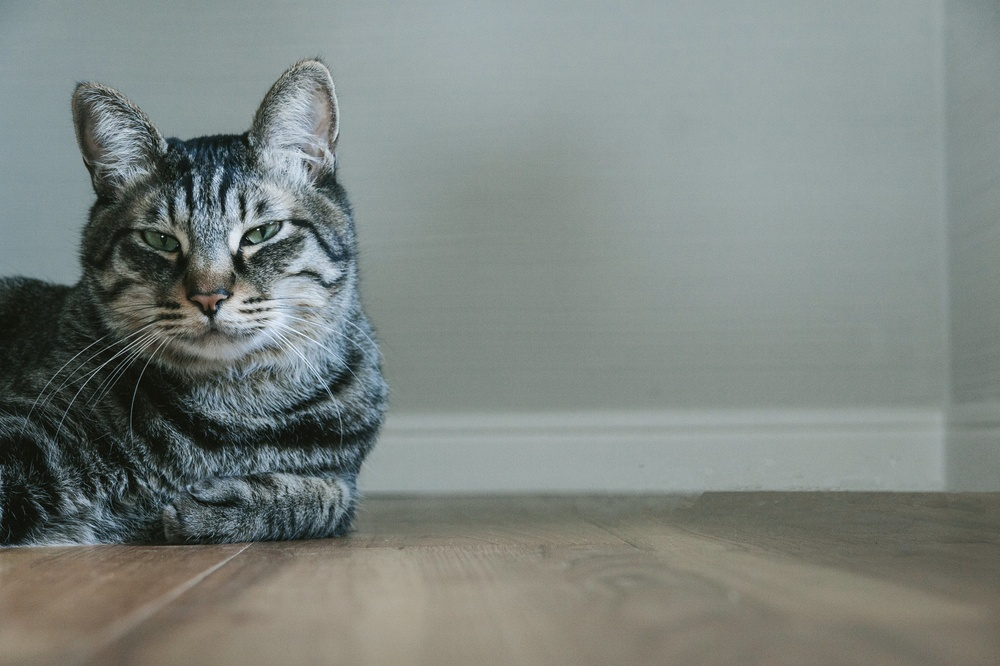
%> input picture org_img/NEKO.jpg, 1000 x 666 px, shrunk from 1600 x 1066 before the run
$ octave kadai3.m   (GNU Octave 9; MATLAB toolbox functions it lacks are replaced by stand-ins)
%> lines starting %> are read from the running program, lines starting %| are printed output that depends on the picture; in (x1, y1, x2, y2) boxes, pixels count from 0 and x2, y2 are one past the last pixel; in counts of white or black regions, pixels touching at a corner belong together; the program's own positions count from 1
% 課題３　閾値処理
% 閾値を4パターン設定し,閾値処理た画像を示せ．

clear; % 変数のオールクリア

ORG=imread('org_img/NEKO.jpg'); % 原画像の入力
%> ORG is the input picture: size 666x1000x3 uint8; mean R, G, B 125.2, 132.5, 128.2
ORG= rgb2gray(ORG); % カラー画像を白黒濃淡画像へ変換
%> ORG: size 666x1000 uint8
imagesc(ORG); colormap(gray); colorbar; % 画像の表示
pause;

IMG = ORG > 64; % 輝度値が64以上の画素を1，その他を0に変換
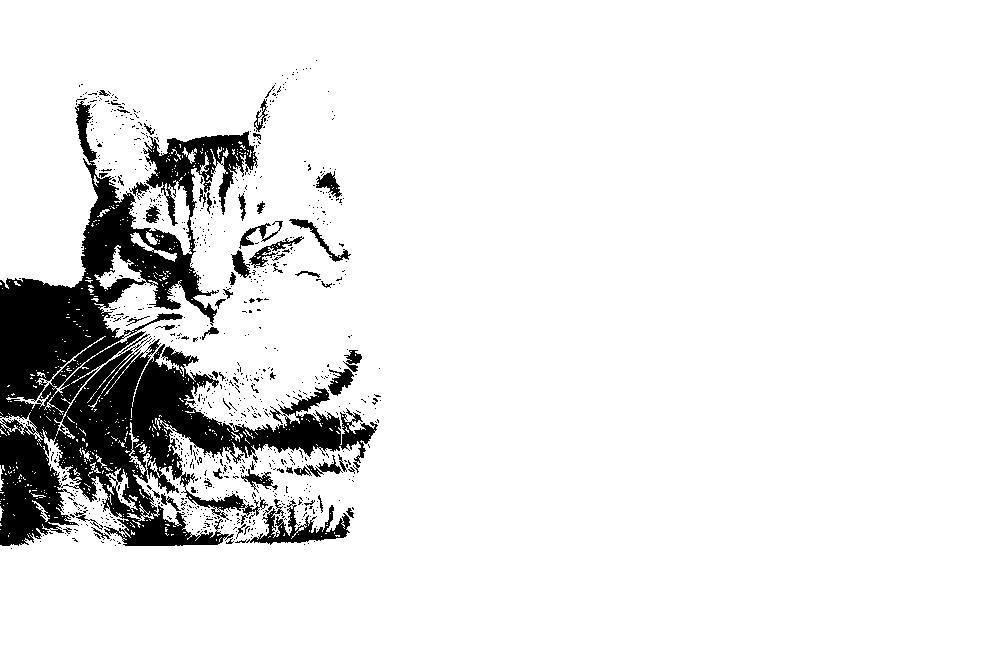
%> IMG: size 666x1000 logical; 90.5% white; 833 black regions (777 under 20 px), largest, box (x1, y1, x2, y2) and area: (0, 101, 378, 546) 54169, (235, 499, 350, 545) 1624, (289, 219, 351, 262) 397
imagesc(IMG); colormap(gray); colorbar;
pause;

IMG = ORG > 96; % 輝度値が96以上の画素を1，その他を0に変換
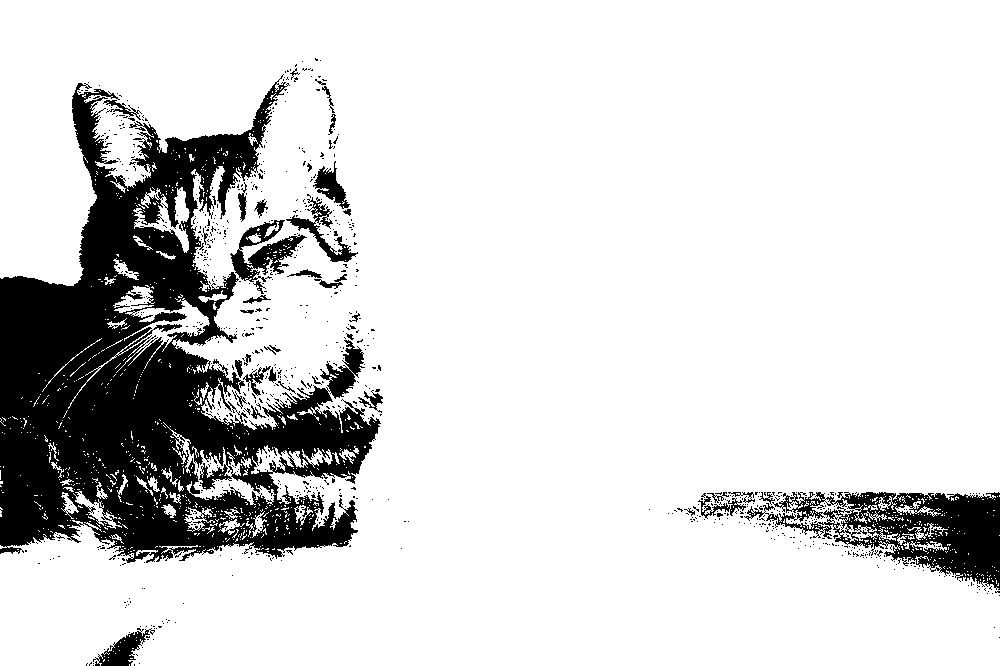
%> IMG: size 666x1000 logical; 84.6% white; 831 black regions (792 under 20 px), largest, box (x1, y1, x2, y2) and area: (0, 74, 381, 563) 82979, (744, 492, 1000, 590) 10466, (230, 220, 307, 282) 1876
imagesc(IMG); colormap(gray); colorbar;
pause;

IMG = ORG > 128; % 輝度値が128以上の画素を1，その他を0に変換
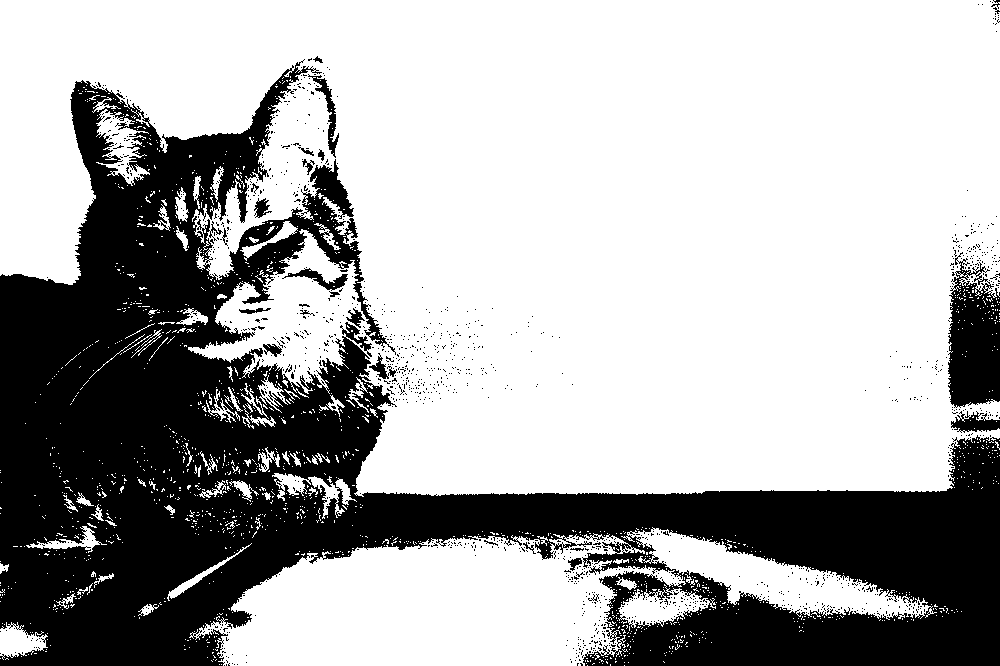
%> IMG: size 666x1000 logical; 67.4% white; 1293 black regions (1267 under 20 px), largest, box (x1, y1, x2, y2) and area: (0, 59, 1000, 666) 205331, (948, 252, 1000, 408) 5907, (951, 411, 1000, 433) 601
imagesc(IMG); colormap(gray); colorbar;
pause;

IMG = ORG > 160; % 輝度値が160以上の画素を1，その他を0に変換
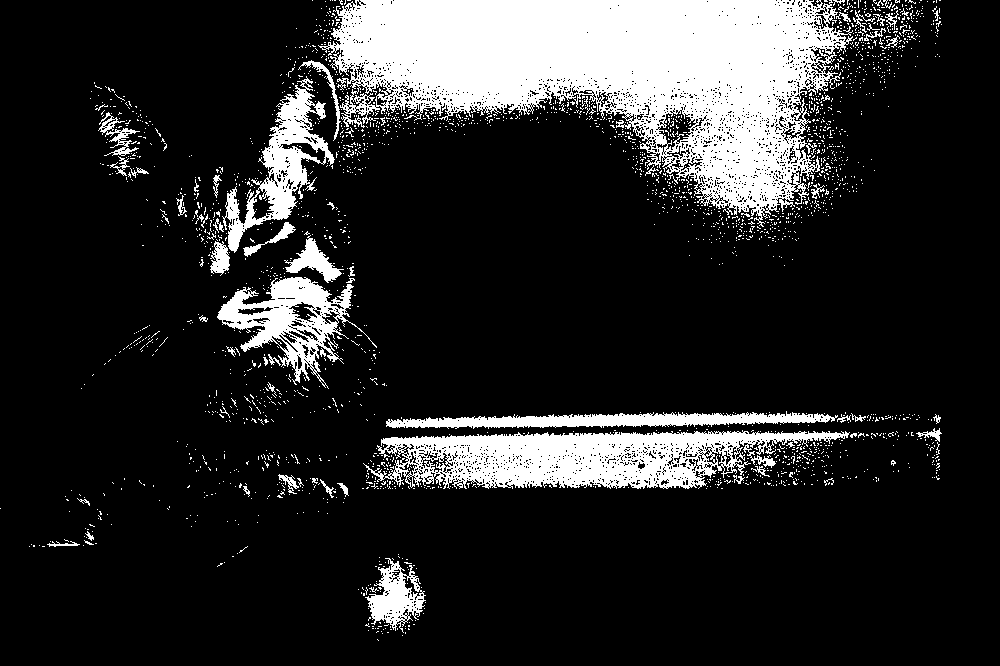
%> IMG: size 666x1000 logical; 16.1% white; 2425 white regions (2358 under 20 px), largest, box (x1, y1, x2, y2) and area: (318, 0, 853, 227) 61808, (363, 430, 850, 489) 16500, (217, 277, 377, 389) 5939
imagesc(IMG); colormap(gray); colorbar;
pause;
